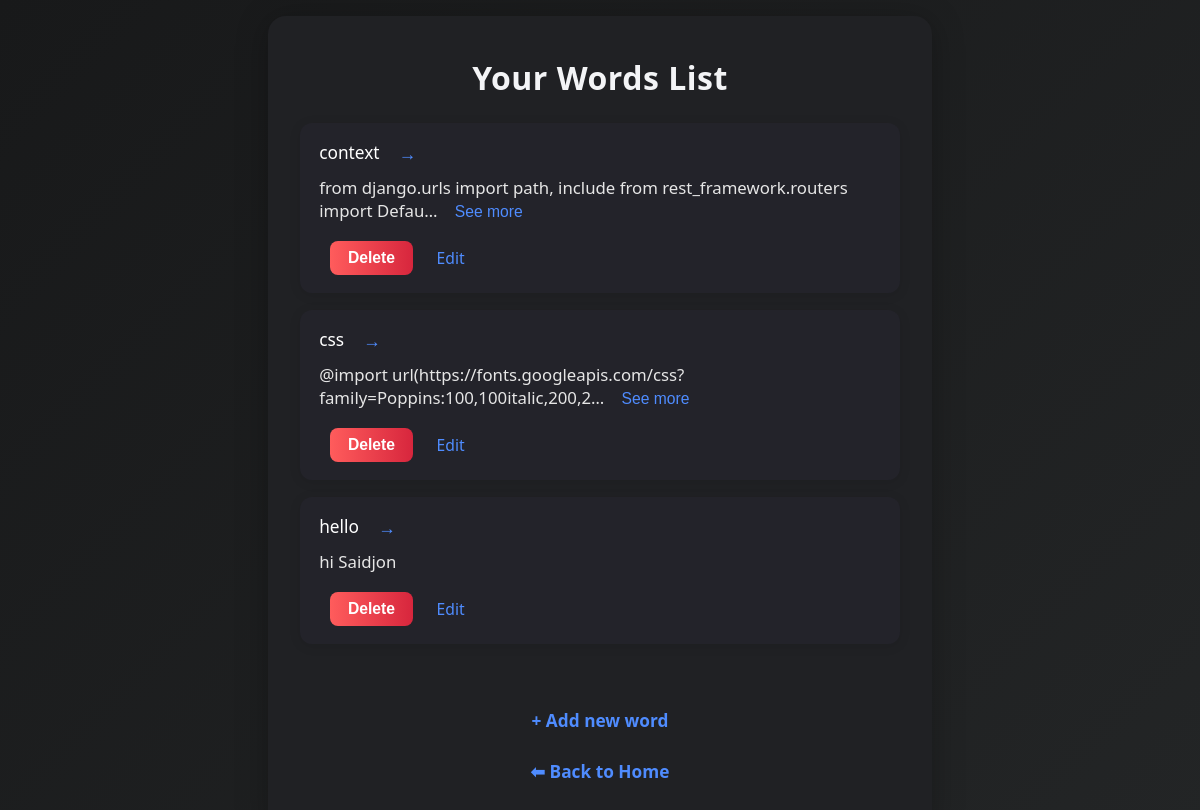
/settings/products/ (signed in), run on the app's committed database.
### core/models.py (models this page shows, shortened)
class WordPair(models.Model):
    input_text = models.CharField(max_length=255)
    output_text = models.TextField()
    user = models.ForeignKey(User, on_delete=models.CASCADE, null=True, blank=True)
    created_at = models.DateTimeField(auto_now_add=True)
    likes = models.ManyToManyField(User, related_name='liked_posts', blank=True)
    saved_by = models.ManyToManyField(User, related_name='saved_posts', blank=True)
    is_public = models.BooleanField(default=True)

### core/views.py (the view)
# urls.py: path('settings/products/', views.change_products_view, name='change_products'),
def change_products_view(request):
    user = request.user
    words = WordPair.objects.filter(user=user)
    if request.method == 'POST':
        new_username = request.POST.get('username')
        if new_username and new_username != user.username:
            user.username = new_username
            user.save()
            messages.success(request, 'Username o‘zgartirildi.')
        password_form = PasswordChangeForm(user, request.POST)
        if password_form.is_valid():
            user = password_form.save()
            update_session_auth_hash(request, user)  # logout qilmaslik uchun
            messages.success(request, 'Parol muvaffaqiyatli o‘zgartirildi.')
        else:
            for err in password_form.errors.values():
                messages.error(request, err)
        return redirect('home')
    else:
        password_form = PasswordChangeForm(user)
    context = {
        'words': words,
        'password_form': password_form,
    }
    return render(request, 'core/change_product.html', context)

### core/templates/core/change_product.html (shortened to what this page needs)
{% load static %}
<!DOCTYPE html>
<html lang="en">
  <head>
    <link rel="stylesheet" href="{% static 'css/words.css' %}" />
  </head>
  <body>
    <div class="words-container">
      <div class="words-card">
        <h2 class="words-title">Your Words List</h2>
        <ul class="words-list">
          {% for word in words %}
          <li class="word-item">
            <span class="word-input">{{ word.input_text }}</span>
            <span class="word-arrow">→</span>
            <span class="word-output">
              <span class="output-short">{{ word.output_text|truncatechars:80 }}</span>
              {% if word.output_text|length > 80 %}
              <button class="see-more-btn" onclick="toggleSeeMore(this)">See more</button>
              {% endif %}
            </span>
            <form method="post" action="{% url 'delete_word' word.id %}" class="delete-form">
              <button type="submit" class="delete-btn">Delete</button>
            </form>
            <a href="{% url 'edit_word' word.id %}" class="edit-link">Edit</a>
          </li>
          {% empty %}
          <li class="no-words">You have no words.</li>
          {% endfor %}
        </ul>
        <p class="add-word-link"><a href="{% url 'add_word' %}">+ Add new word</a></p>
        <p class="back-home-link"><a href="{% url 'home' %}">⬅ Back to Home</a></p>
      </div>
    </div>
  </body>
</html>

### core/static/css/words.css (style rules this page uses)
body { background: linear-gradient(135deg, #18191a 0%, #232526 100%); margin: 0; font-family: 'Segoe UI', 'Roboto', Arial, sans-serif; display: flex; align-items: center; justify-content: center; }
.words-container { width: 100vw; display: flex; align-items: center; justify-content: center; padding: 1rem; box-sizing: border-box; }
.words-card { background: #202124; padding: 2.5rem 2rem 2rem 2rem; border-radius: 18px; box-shadow: 0 4px 32px 0 rgba(0, 0, 0, 0.28); width: 100%; max-width: 600px; min-width: 0; display: flex; flex-direction: column; align-items: center; animation: fadeIn 0.7s; }
.words-title { color: #f3f4f6; font-weight: 600; font-size: 2rem; margin: 0 0 1.5rem 0; letter-spacing: 0.5px; text-align: center; }
.words-list { width: 100%; list-style: none; padding: 0; margin: 0 0 1.5rem 0; }
.word-item { background: #23232a; border-radius: 12px; margin-bottom: 1.1rem; padding: 1.1rem 1.2rem; display: flex; flex-wrap: wrap; align-items: center; box-shadow: 0 2px 12px rgba(0, 0, 0, 0.1); gap: 0.7rem; position: relative; }
.word-input { color: #fff; font-weight: 500; font-size: 1.08rem; margin-right: 0.5rem; }
.word-arrow { color: #4f8cff; font-size: 1.1rem; margin-right: 0.5rem; }
.word-output { color: #e6e6e6; font-size: 1.05rem; flex: 1 1 100%; margin-bottom: 0.5rem; }
.output-short, .output-full { word-break: break-word; }
.see-more-btn { background: none; border: none; color: #4f8cff; font-size: 0.98rem; cursor: pointer; margin-left: 0.5rem; padding: 0 0.3rem; border-radius: 6px; transition: background 0.2s, color 0.2s; }
.delete-form { display: inline; }
.delete-btn { background: linear-gradient(90deg, #ff5c5c 0%, #d7263d 100%); color: #fff; border: none; border-radius: 8px; padding: 0.5rem 1.1rem; font-size: 0.98rem; font-weight: 600; cursor: pointer; margin-left: 0.7rem; margin-right: 0.3rem; transition: background 0.2s, transform 0.1s; }
.edit-link { color: #4f8cff; text-decoration: none; font-weight: 500; font-size: 0.98rem; margin-left: 0.5rem; transition: color 0.2s; }
.add-word-link { margin-top: 1.5rem; text-align: center; }
.add-word-link a { color: #4f8cff; text-decoration: none; font-weight: 600; font-size: 1.08rem; transition: color 0.2s; }
.back-home-link { margin-top: 0.7rem; text-align: center; }
.back-home-link a { color: #4f8cff; text-decoration: none; font-weight: 600; font-size: 1.08rem; transition: color 0.2s; }

### data on the page
WordPair: input_text "context", output_text "from django.urls import path, include from rest_framework.routers import Defau…"
WordPair: input_text "css", output_text "@import url(https://fonts.googleapis.com/css?family=Poppins:100,100italic,200,2…"
WordPair: input_text "hello", output_text "hi Saidjon"
